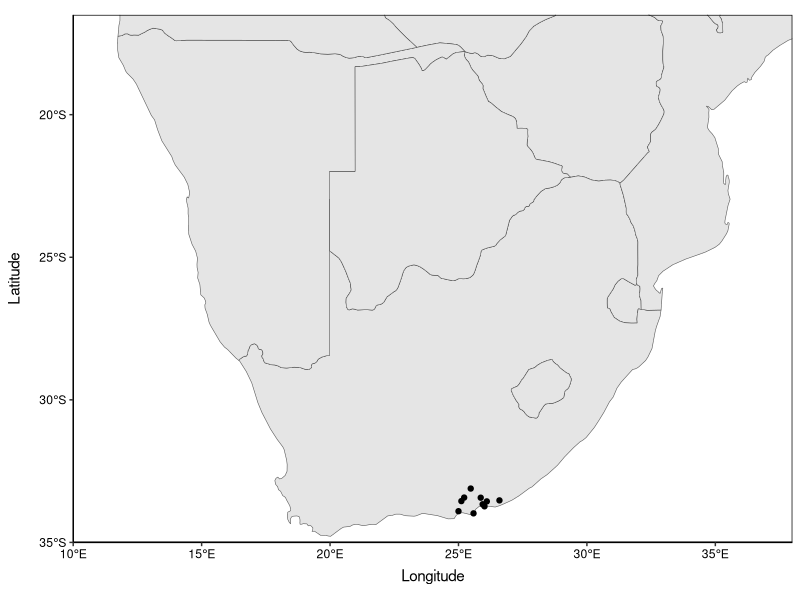
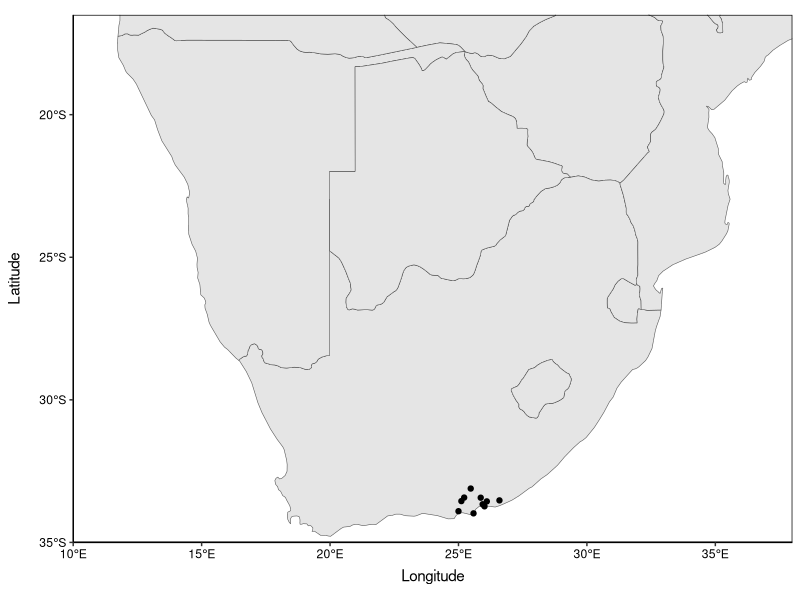

Source code (R) for these figures, in order:
# Load packages
library(tidyverse)
library(sf)
library(rnaturalearth)
library(rnaturalearthdata)

# Import raw coords
raw_data <- readxl::read_xlsx("./data_raw/species_gps.xlsx")

# Process co-ords 
raw_data <- raw_data %>%
  mutate(longitude = as.numeric(longitude),
         latitude = as.numeric(latitude))
head(raw_data)

# Set ggplot theme
theme_set(theme_classic() +
            theme(panel.border = element_rect(colour = "black", fill = NA),
                  axis.text = element_text(colour = "black"),
                  axis.title.x = element_text(margin = unit(c(2, 0, 0, 0), "mm")),
                  axis.title.y = element_text(margin = unit(c(0, 4, 0, 0), "mm")),
                  legend.position = "none"))

# Import base map
world <- ne_countries(scale = "medium", 
                      returnclass = "sf")

##########################
### Function to plot map
########################## 

# Write function to plot individual map for different plant species
# Ultimately, the function should look something like:

# plot_map(plant_species = "name_of_plant_to_map") 
#  - Take "name_of_plant_to_map" from plant_species column
#  - Not sure if my issue is having plant_species as a column in dataframe, 
#    and an argument in the function??? 

# Attempt at function 
plot_map <- function(data = raw_data, plant_species){
  
  # Filter which plant species to plot 
  raw_data %>%
    dplyr::filter(!!enquo(plant_species) %in% c(plant_species))
  
  # Plot map
  ggplot(data = world) +
    geom_sf() +
    geom_point(data = raw_data, aes(x = longitude, 
                                    y = latitude)) + 
    labs(x = "Longitude", 
         y = "Latitude") + 
    coord_sf(xlim = c(10, 38), 
             ylim = c(-35, -16.5), 
             expand = FALSE)
}

# Attempt to use function 
plot_map(plant_species = "Sporobolus pyramidalis")









###
###
###

map_many <- function(data = raw_data, plant_species){
  
  # Filter which plant species to plot 
  raw_data %>%
    dplyr::filter(!!enquo(plant_species) %in% c(plant_species))
  
  # Plot map
  ggplot(data = world) +
    geom_sf() +
    geom_point(data = raw_data, aes(x = longitude, 
                                    y = latitude,
                                    colour = plant_species)) + 
    labs(x = "Longitude", 
         y = "Latitude") + 
    coord_sf(xlim = c(10, 38), 
             ylim = c(-35, -16.5), 
             expand = FALSE) +
    theme(legend.position = "none")
}

# Attempt to use function 
plot_map(plant_species = "Sporobolus pyramidalis")
